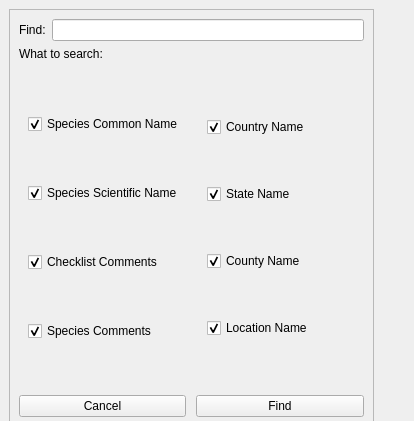
<?xml version="1.0" encoding="UTF-8"?>
<ui version="4.0">
 <class>frmFind</class>
 <widget class="QWidget" name="frmFind">
  <property name="windowModality">
   <enum>Qt::ApplicationModal</enum>
  </property>
  <property name="geometry">
   <rect>
    <x>0</x>
    <y>0</y>
    <width>414</width>
    <height>421</height>
   </rect>
  </property>
  <property name="sizePolicy">
   <sizepolicy hsizetype="Preferred" vsizetype="Preferred">
    <horstretch>0</horstretch>
    <verstretch>0</verstretch>
   </sizepolicy>
  </property>
  <property name="windowTitle">
   <string>Species Report</string>
  </property>
  <property name="windowIcon">
   <iconset resource="icons.qrc">
    <normaloff>:/icon_find.png</normaloff>:/icon_find.png</iconset>
  </property>
  <property name="layoutDirection">
   <enum>Qt::LeftToRight</enum>
  </property>
  <widget class="QScrollArea" name="scrollArea">
   <property name="geometry">
    <rect>
     <x>9</x>
     <y>9</y>
     <width>365</width>
     <height>418</height>
    </rect>
   </property>
   <property name="widgetResizable">
    <bool>true</bool>
   </property>
   <widget class="QWidget" name="scrollAreaWidgetContents">
    <property name="geometry">
     <rect>
      <x>0</x>
      <y>0</y>
      <width>363</width>
      <height>416</height>
     </rect>
    </property>
    <layout class="QVBoxLayout" name="verticalLayout_4">
     <item>
      <widget class="QFrame" name="frameMain">
       <property name="layoutDirection">
        <enum>Qt::RightToLeft</enum>
       </property>
       <property name="frameShape">
        <enum>QFrame::NoFrame</enum>
       </property>
       <property name="frameShadow">
        <enum>QFrame::Plain</enum>
       </property>
       <property name="lineWidth">
        <number>0</number>
       </property>
       <layout class="QHBoxLayout" name="horizontalLayout">
        <property name="leftMargin">
         <number>0</number>
        </property>
        <property name="topMargin">
         <number>0</number>
        </property>
        <property name="rightMargin">
         <number>0</number>
        </property>
        <property name="bottomMargin">
         <number>0</number>
        </property>
        <item>
         <widget class="QLineEdit" name="txtFind"/>
        </item>
        <item>
         <widget class="QLabel" name="lblFind">
          <property name="text">
           <string>Find:</string>
          </property>
         </widget>
        </item>
       </layout>
      </widget>
     </item>
     <item>
      <widget class="QLabel" name="lblWhatToSearch">
       <property name="text">
        <string>What to search:</string>
       </property>
      </widget>
     </item>
     <item>
      <widget class="QFrame" name="frame_2">
       <property name="sizePolicy">
        <sizepolicy hsizetype="Expanding" vsizetype="Expanding">
         <horstretch>0</horstretch>
         <verstretch>0</verstretch>
        </sizepolicy>
       </property>
       <property name="frameShape">
        <enum>QFrame::NoFrame</enum>
       </property>
       <property name="frameShadow">
        <enum>QFrame::Plain</enum>
       </property>
       <property name="lineWidth">
        <number>0</number>
       </property>
       <layout class="QHBoxLayout" name="horizontalLayout_2">
        <property name="leftMargin">
         <number>0</number>
        </property>
        <property name="topMargin">
         <number>0</number>
        </property>
        <property name="rightMargin">
         <number>0</number>
        </property>
        <property name="bottomMargin">
         <number>0</number>
        </property>
        <item>
         <widget class="QFrame" name="frameCheckboxesLeft">
          <property name="frameShape">
           <enum>QFrame::NoFrame</enum>
          </property>
          <property name="frameShadow">
           <enum>QFrame::Plain</enum>
          </property>
          <property name="lineWidth">
           <number>0</number>
          </property>
          <layout class="QVBoxLayout" name="verticalLayout_2">
           <property name="topMargin">
            <number>4</number>
           </property>
           <property name="bottomMargin">
            <number>4</number>
           </property>
           <item>
            <widget class="QCheckBox" name="chkCommonName">
             <property name="text">
              <string>Species Common Name</string>
             </property>
             <property name="checked">
              <bool>true</bool>
             </property>
            </widget>
           </item>
           <item>
            <widget class="QCheckBox" name="chkScientificName">
             <property name="text">
              <string>Species Scientific Name</string>
             </property>
             <property name="checked">
              <bool>true</bool>
             </property>
            </widget>
           </item>
           <item>
            <widget class="QCheckBox" name="chkChecklistComments">
             <property name="text">
              <string>Checklist Comments</string>
             </property>
             <property name="checked">
              <bool>true</bool>
             </property>
            </widget>
           </item>
           <item>
            <widget class="QCheckBox" name="chkSpeciesComments">
             <property name="text">
              <string>Species Comments</string>
             </property>
             <property name="checked">
              <bool>true</bool>
             </property>
            </widget>
           </item>
          </layout>
         </widget>
        </item>
        <item>
         <widget class="QFrame" name="frameCheckboxesRight">
          <property name="frameShape">
           <enum>QFrame::NoFrame</enum>
          </property>
          <property name="frameShadow">
           <enum>QFrame::Plain</enum>
          </property>
          <property name="lineWidth">
           <number>0</number>
          </property>
          <layout class="QVBoxLayout" name="verticalLayout_3">
           <item>
            <widget class="QCheckBox" name="chkCountryName">
             <property name="sizePolicy">
              <sizepolicy hsizetype="Expanding" vsizetype="Fixed">
               <horstretch>0</horstretch>
               <verstretch>0</verstretch>
              </sizepolicy>
             </property>
             <property name="text">
              <string>Country Name</string>
             </property>
             <property name="checked">
              <bool>true</bool>
             </property>
            </widget>
           </item>
           <item>
            <widget class="QCheckBox" name="chkStateName">
             <property name="sizePolicy">
              <sizepolicy hsizetype="Expanding" vsizetype="Fixed">
               <horstretch>0</horstretch>
               <verstretch>0</verstretch>
              </sizepolicy>
             </property>
             <property name="text">
              <string>State Name</string>
             </property>
             <property name="checked">
              <bool>true</bool>
             </property>
            </widget>
           </item>
           <item>
            <widget class="QCheckBox" name="chkCountyName">
             <property name="sizePolicy">
              <sizepolicy hsizetype="Expanding" vsizetype="Fixed">
               <horstretch>0</horstretch>
               <verstretch>0</verstretch>
              </sizepolicy>
             </property>
             <property name="text">
              <string>County Name</string>
             </property>
             <property name="checked">
              <bool>true</bool>
             </property>
            </widget>
           </item>
           <item>
            <widget class="QCheckBox" name="chkLocationName">
             <property name="sizePolicy">
              <sizepolicy hsizetype="Expanding" vsizetype="Fixed">
               <horstretch>0</horstretch>
               <verstretch>0</verstretch>
              </sizepolicy>
             </property>
             <property name="text">
              <string>Location Name</string>
             </property>
             <property name="checked">
              <bool>true</bool>
             </property>
            </widget>
           </item>
          </layout>
         </widget>
        </item>
       </layout>
      </widget>
     </item>
     <item>
      <widget class="QFrame" name="frame_5">
       <property name="layoutDirection">
        <enum>Qt::RightToLeft</enum>
       </property>
       <property name="frameShape">
        <enum>QFrame::NoFrame</enum>
       </property>
       <property name="frameShadow">
        <enum>QFrame::Plain</enum>
       </property>
       <property name="lineWidth">
        <number>0</number>
       </property>
       <layout class="QHBoxLayout" name="horizontalLayout_3">
        <property name="spacing">
         <number>10</number>
        </property>
        <property name="leftMargin">
         <number>0</number>
        </property>
        <property name="topMargin">
         <number>0</number>
        </property>
        <property name="rightMargin">
         <number>0</number>
        </property>
        <property name="bottomMargin">
         <number>0</number>
        </property>
        <item>
         <widget class="QPushButton" name="btnFind">
          <property name="text">
           <string>Find</string>
          </property>
         </widget>
        </item>
        <item>
         <widget class="QPushButton" name="btnCancel">
          <property name="text">
           <string>Cancel</string>
          </property>
         </widget>
        </item>
       </layout>
      </widget>
     </item>
    </layout>
   </widget>
  </widget>
 </widget>
 <resources>
  <include location="icons.qrc"/>
 </resources>
 <connections/>
</ui>
